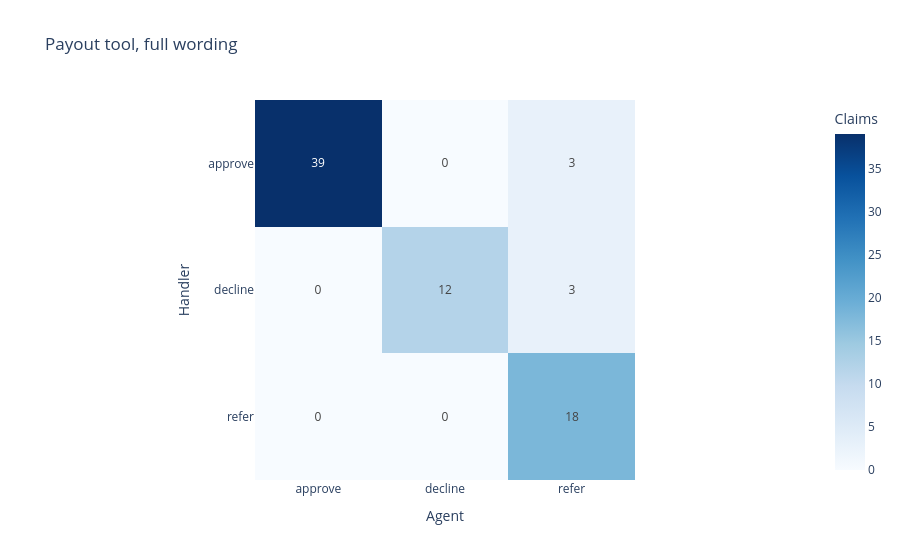
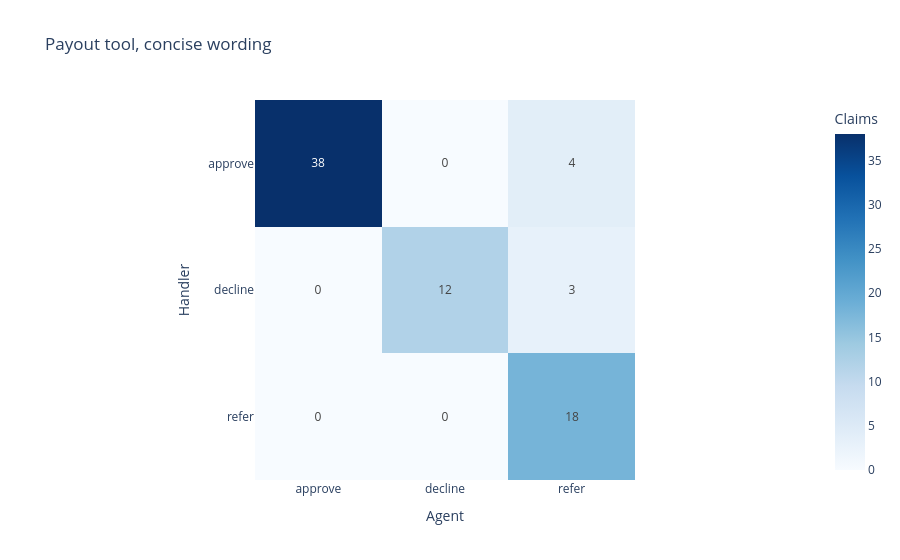

Here is the notebook cell these charts were saved with, in order:
### Markdown cell above
## Comparing the wordings

Each confusion matrix adds up the claims from every run.

### Code cell
show_confusion_matrix(full, "Payout tool, full wording")
show_confusion_matrix(concise, "Payout tool, concise wording")

### Figure 1 — Plotly figure (JSON) as saved in the notebook; plotly's stock layout.template omitted (floating-point values rounded to 4 significant figures)
{"data": [{"coloraxis": "coloraxis", "hovertemplate": "Agent: %{x}<br>Handler: %{y}<br>Claims: %{z}<extra></extra>", "name": "0", "texttemplate": "%{z}", "type": "heatmap", "x": ["approve", "decline", "refer"], "xaxis": "x", "y": ["approve", "decline", "refer"], "yaxis": "y", "z": [[39, 0, 3], [0, 12, 3], [0, 0, 18]]}], "layout": {"coloraxis": {"autocolorscale": false, "colorbar": {"title": {"text": "Claims"}}, "colorscale": [[0, "rgb(247,251,255)"], [0.125, "rgb(222,235,247)"], [0.25, "rgb(198,219,239)"], [0.375, "rgb(158,202,225)"], [0.5, "rgb(107,174,214)"], [0.625, "rgb(66,146,198)"], [0.75, "rgb(33,113,181)"], [0.875, "rgb(8,81,156)"], [1, "rgb(8,48,107)"]]}, "title": {"text": "Payout tool, full wording"}, "xaxis": {"anchor": "y", "constrain": "domain", "domain": [0, 1], "scaleanchor": "y", "title": {"text": "Agent"}}, "yaxis": {"anchor": "x", "autorange": "reversed", "constrain": "domain", "domain": [0, 1], "title": {"text": "Handler"}}}}

### Figure 2 — Plotly figure (JSON) as saved in the notebook; plotly's stock layout.template omitted (floating-point values rounded to 4 significant figures)
{"data": [{"coloraxis": "coloraxis", "hovertemplate": "Agent: %{x}<br>Handler: %{y}<br>Claims: %{z}<extra></extra>", "name": "0", "texttemplate": "%{z}", "type": "heatmap", "x": ["approve", "decline", "refer"], "xaxis": "x", "y": ["approve", "decline", "refer"], "yaxis": "y", "z": [[38, 0, 4], [0, 12, 3], [0, 0, 18]]}], "layout": {"coloraxis": {"autocolorscale": false, "colorbar": {"title": {"text": "Claims"}}, "colorscale": [[0, "rgb(247,251,255)"], [0.125, "rgb(222,235,247)"], [0.25, "rgb(198,219,239)"], [0.375, "rgb(158,202,225)"], [0.5, "rgb(107,174,214)"], [0.625, "rgb(66,146,198)"], [0.75, "rgb(33,113,181)"], [0.875, "rgb(8,81,156)"], [1, "rgb(8,48,107)"]]}, "title": {"text": "Payout tool, concise wording"}, "xaxis": {"anchor": "y", "constrain": "domain", "domain": [0, 1], "scaleanchor": "y", "title": {"text": "Agent"}}, "yaxis": {"anchor": "x", "autorange": "reversed", "constrain": "domain", "domain": [0, 1], "title": {"text": "Handler"}}}}
